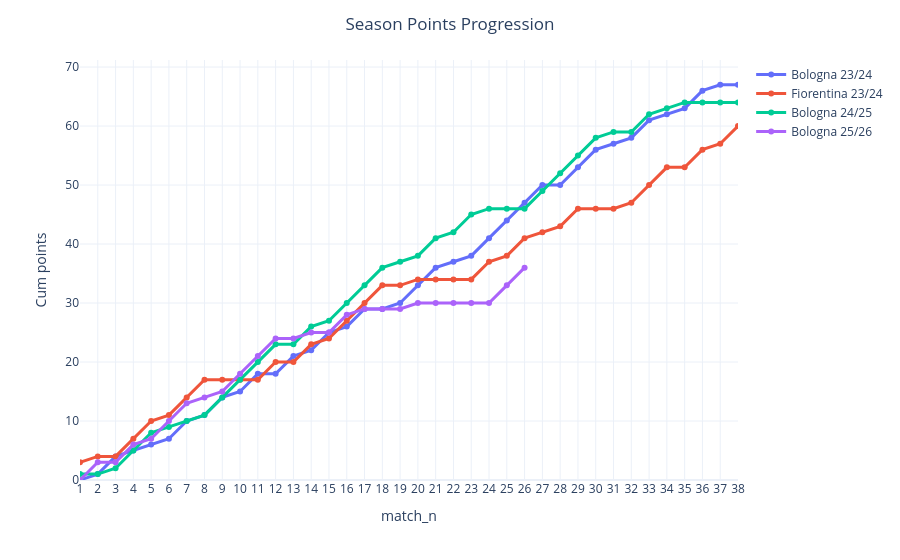

Notebook source saved alongside this figure:
### Code cell
import re
import plotly.express as px

# parole da ignorare (prefissi societari)
STOPWORDS = {
    "ac", "acf", "ssc", "fc", "us", "as", "ss",
    "calcio", "football", "club", "cfc",
    "1909", "1898", "1919", "1908"
}

def smart_abbr(name: str) -> str:
    name = str(name).lower().strip()

    # rimuove caratteri strani
    name = re.sub(r"[^a-z0-9\s]", " ", name)

    parts = [
        p for p in name.split()
        if p not in STOPWORDS and not p.isdigit()
    ]

    if not parts:
        return name[:3].upper()

    # prende l’ultima parola significativa
    main = parts[-1]

    return main[:3].upper()


# crea nuova colonna abbreviata
combined["match_abbr"] = (
    combined["team1"].apply(smart_abbr)
    + "-"
    + combined["team2"].apply(smart_abbr)
)


# Plot aggiornato
fig = px.line(
    combined,
    x="match_n",
    y="cum_points",
    color="label",
    markers=True,
    hover_data={
        "match_n": False,
        "label": False,
        "match_abbr": True,
        "cum_points": True,
    },
    labels={
        "match_abbr": "Match",
        "cum_points": "Cum points",
    },
)

fig.update_traces(line=dict(width=3))

fig.update_layout(
    template="plotly_white",
    title="Season Points Progression",
    title_x=0.5,
    hovermode="x unified",
    xaxis=dict(dtick=1, range=[1, 38]),
    yaxis=dict(rangemode="tozero"),
    legend_title="",
)

fig.show()

### Figure 1 — Plotly figure (JSON) as saved in the notebook; plotly's stock layout.template omitted (floating-point values rounded to 4 significant figures)
{"data": [{"customdata": [["Bologna 23/24", "MIL-BOL"], ["Bologna 23/24", "JUV-BOL"], ["Bologna 23/24", "CAG-BOL"], ["Bologna 23/24", "VER-BOL"], ["Bologna 23/24", "NAP-BOL"], ["Bologna 23/24", "MON-BOL"], ["Bologna 23/24", "BOL-EMP"], ["Bologna 23/24", "BOL-MIL"], ["Bologna 23/24", "BOL-FRO"], ["Bologna 23/24", "SAS-BOL"], ["Bologna 23/24", "BOL-LAZ"], ["Bologna 23/24", "FIO-BOL"], ["Bologna 23/24", "BOL-TOR"], ["Bologna 23/24", "LEC-BOL"], ["Bologna 23/24", "SAL-BOL"], ["Bologna 23/24", "ROM-BOL"], ["Bologna 23/24", "BOL-BER"], ["Bologna 23/24", "BOL-UDI"], ["Bologna 23/24", "GEN-BOL"], ["Bologna 23/24", "CAG-BOL"], ["Bologna 23/24", "FIO-BOL"], ["Bologna 23/24", "BOL-MIL"], ["Bologna 23/24", "BOL-SAS"], ["Bologna 23/24", "BOL-LEC"], ["Bologna 23/24", "LAZ-BOL"], ["Bologna 23/24", "BOL-VER"], ["Bologna 23/24", "BER-BOL"], ["Bologna 23/24", "BOL-MIL"], ["Bologna 23/24", "EMP-BOL"], ["Bologna 23/24", "SAL-BOL"], ["Bologna 23/24", "FRO-BOL"], ["Bologna 23/24", "BOL-MON"], ["Bologna 23/24", "BOL-ROM"], ["Bologna 23/24", "UDI-BOL"], ["Bologna 23/24", "TOR-BOL"], ["Bologna 23/24", "NAP-BOL"], ["Bologna 23/24", "JUV-BOL"], ["Bologna 23/24", "GEN-BOL"]], "hovertemplate": "Cum points=%{y}<br>Match=%{customdata[1]}<extra></extra>", "legendgroup": "Bologna 23/24", "line": {"color": "#636efa", "dash": "solid", "width": 3}, "marker": {"symbol": "circle"}, "mode": "lines+markers", "name": "Bologna 23/24", "orientation": "v", "showlegend": true, "type": "scatter", "x": [1, 2, 3, 4, 5, 6, 7, 8, 9, 10, 11, 12, 13, 14, 15, 16, 17, 18, 19, 20, 21, 22, 23, 24, 25, 26, 27, 28, 29, 30, 31, 32, 33, 34, 35, 36, 37, 38], "xaxis": "x", "y": [0, 1, 4, 5, 6, 7, 10, 11, 14, 15, 18, 18, 21, 22, 25, 26, 29, 29, 30, 33, 36, 37, 38, 41, 44, 47, 50, 50, 53, 56, 57, 58, 61, 62, 63, 66, 67, 67], "yaxis": "y"}, {"customdata": [["Fiorentina 23/24", "GEN-FIO"], ["Fiorentina 23/24", "FIO-LEC"], ["Fiorentina 23/24", "MIL-FIO"], ["Fiorentina 23/24", "FIO-BER"], ["Fiorentina 23/24", "UDI-FIO"], ["Fiorentina 23/24", "FRO-FIO"], ["Fiorentina 23/24", "FIO-CAG"], ["Fiorentina 23/24", "NAP-FIO"], ["Fiorentina 23/24", "EMP-FIO"], ["Fiorentina 23/24", "FIO-LAZ"], ["Fiorentina 23/24", "JUV-FIO"], ["Fiorentina 23/24", "FIO-BOL"], ["Fiorentina 23/24", "MIL-FIO"], ["Fiorentina 23/24", "FIO-SAL"], ["Fiorentina 23/24", "ROM-FIO"], ["Fiorentina 23/24", "FIO-VER"], ["Fiorentina 23/24", "MON-FIO"], ["Fiorentina 23/24", "FIO-TOR"], ["Fiorentina 23/24", "SAS-FIO"], ["Fiorentina 23/24", "UDI-FIO"], ["Fiorentina 23/24", "FIO-BOL"], ["Fiorentina 23/24", "FIO-MIL"], ["Fiorentina 23/24", "LEC-FIO"], ["Fiorentina 23/24", "FIO-FRO"], ["Fiorentina 23/24", "EMP-FIO"], ["Fiorentina 23/24", "LAZ-FIO"], ["Fiorentina 23/24", "TOR-FIO"], ["Fiorentina 23/24", "ROM-FIO"], ["Fiorentina 23/24", "BER-FIO"], ["Fiorentina 23/24", "MIL-FIO"], ["Fiorentina 23/24", "FIO-JUV"], ["Fiorentina 23/24", "FIO-GEN"], ["Fiorentina 23/24", "SAL-FIO"], ["Fiorentina 23/24", "FIO-SAS"], ["Fiorentina 23/24", "VER-FIO"], ["Fiorentina 23/24", "FIO-MON"], ["Fiorentina 23/24", "NAP-FIO"], ["Fiorentina 23/24", "CAG-FIO"]], "hovertemplate": "Cum points=%{y}<br>Match=%{customdata[1]}<extra></extra>", "legendgroup": "Fiorentina 23/24", "line": {"color": "#EF553B", "dash": "solid", "width": 3}, "marker": {"symbol": "circle"}, "mode": "lines+markers", "name": "Fiorentina 23/24", "orientation": "v", "showlegend": true, "type": "scatter", "x": [1, 2, 3, 4, 5, 6, 7, 8, 9, 10, 11, 12, 13, 14, 15, 16, 17, 18, 19, 20, 21, 22, 23, 24, 25, 26, 27, 28, 29, 30, 31, 32, 33, 34, 35, 36, 37, 38], "xaxis": "x", "y": [3, 4, 4, 7, 10, 11, 14, 17, 17, 17, 17, 20, 20, 23, 24, 27, 30, 33, 33, 34, 34, 34, 34, 37, 38, 41, 42, 43, 46, 46, 46, 47, 50, 53, 53, 56, 57, 60], "yaxis": "y"}, {"customdata": [["Bologna 24/25", "UDI-BOL"], ["Bologna 24/25", "NAP-BOL"], ["Bologna 24/25", "EMP-BOL"], ["Bologna 24/25", "BOL-COM"], ["Bologna 24/25", "MON-BOL"], ["Bologna 24/25", "BOL-BER"], ["Bologna 24/25", "PAR-BOL"], ["Bologna 24/25", "GEN-BOL"], ["Bologna 24/25", "MIL-BOL"], ["Bologna 24/25", "BOL-CAG"], ["Bologna 24/25", "BOL-LEC"], ["Bologna 24/25", "BOL-ROM"], ["Bologna 24/25", "LAZ-BOL"], ["Bologna 24/25", "VEN-BOL"], ["Bologna 24/25", "BOL-JUV"], ["Bologna 24/25", "FIO-BOL"], ["Bologna 24/25", "TOR-BOL"], ["Bologna 24/25", "VER-BOL"], ["Bologna 24/25", "BOL-MIL"], ["Bologna 24/25", "ROM-BOL"], ["Bologna 24/25", "MON-BOL"], ["Bologna 24/25", "BOL-EMP"], ["Bologna 24/25", "BOL-COM"], ["Bologna 24/25", "LEC-BOL"], ["Bologna 24/25", "TOR-BOL"], ["Bologna 24/25", "BOL-PAR"], ["Bologna 24/25", "BOL-CAG"], ["Bologna 24/25", "BOL-VER"], ["Bologna 24/25", "LAZ-BOL"], ["Bologna 24/25", "BOL-VEN"], ["Bologna 24/25", "BOL-NAP"], ["Bologna 24/25", "BOL-BER"], ["Bologna 24/25", "MIL-BOL"], ["Bologna 24/25", "UDI-BOL"], ["Bologna 24/25", "BOL-JUV"], ["Bologna 24/25", "MIL-BOL"], ["Bologna 24/25", "BOL-FIO"], ["Bologna 24/25", "BOL-GEN"]], "hovertemplate": "Cum points=%{y}<br>Match=%{customdata[1]}<extra></extra>", "legendgroup": "Bologna 24/25", "line": {"color": "#00cc96", "dash": "solid", "width": 3}, "marker": {"symbol": "circle"}, "mode": "lines+markers", "name": "Bologna 24/25", "orientation": "v", "showlegend": true, "type": "scatter", "x": [1, 2, 3, 4, 5, 6, 7, 8, 9, 10, 11, 12, 13, 14, 15, 16, 17, 18, 19, 20, 21, 22, 23, 24, 25, 26, 27, 28, 29, 30, 31, 32, 33, 34, 35, 36, 37, 38], "xaxis": "x", "y": [1, 1, 2, 5, 8, 9, 10, 11, 14, 17, 20, 23, 23, 26, 27, 30, 33, 36, 37, 38, 41, 42, 45, 46, 46, 46, 49, 52, 55, 58, 59, 59, 62, 63, 64, 64, 64, 64], "yaxis": "y"}, {"customdata": [["Bologna 25/26", "BOL-ROM"], ["Bologna 25/26", "COM-BOL"], ["Bologna 25/26", "MIL-BOL"], ["Bologna 25/26", "BOL-GEN"], ["Bologna 25/26", "LEC-BOL"], ["Bologna 25/26", "BOL-SPO"], ["Bologna 25/26", "CAG-BOL"], ["Bologna 25/26", "FIO-BOL"], ["Bologna 25/26", "BOL-TOR"], ["Bologna 25/26", "BOL-PAR"], ["Bologna 25/26", "BOL-NAP"], ["Bologna 25/26", "BOL-UDI"], ["Bologna 25/26", "CRE-BOL"], ["Bologna 25/26", "LAZ-BOL"], ["Bologna 25/26", "JUV-BOL"], ["Bologna 25/26", "VER-BOL"], ["Bologna 25/26", "BOL-SAS"], ["Bologna 25/26", "MIL-BOL"], ["Bologna 25/26", "BOL-BER"], ["Bologna 25/26", "COM-BOL"], ["Bologna 25/26", "BOL-FIO"], ["Bologna 25/26", "GEN-BOL"], ["Bologna 25/26", "BOL-MIL"], ["Bologna 25/26", "PAR-BOL"], ["Bologna 25/26", "TOR-BOL"], ["Bologna 25/26", "BOL-UDI"]], "hovertemplate": "Cum points=%{y}<br>Match=%{customdata[1]}<extra></extra>", "legendgroup": "Bologna 25/26", "line": {"color": "#ab63fa", "dash": "solid", "width": 3}, "marker": {"symbol": "circle"}, "mode": "lines+markers", "name": "Bologna 25/26", "orientation": "v", "showlegend": true, "type": "scatter", "x": [1, 2, 3, 4, 5, 6, 7, 8, 9, 10, 11, 12, 13, 14, 15, 16, 17, 18, 19, 20, 21, 22, 23, 24, 25, 26], "xaxis": "x", "y": [0, 3, 3, 6, 7, 10, 13, 14, 15, 18, 21, 24, 24, 25, 25, 28, 29, 29, 29, 30, 30, 30, 30, 30, 33, 36], "yaxis": "y"}], "layout": {"hovermode": "x unified", "legend": {"title": {"text": ""}, "tracegroupgap": 0}, "margin": {"t": 60}, "title": {"text": "Season Points Progression", "x": 0.5}, "xaxis": {"anchor": "y", "domain": [0, 1], "dtick": 1, "range": [1, 38], "title": {"text": "match_n"}}, "yaxis": {"anchor": "x", "domain": [0, 1], "rangemode": "tozero", "title": {"text": "Cum points"}}}}
